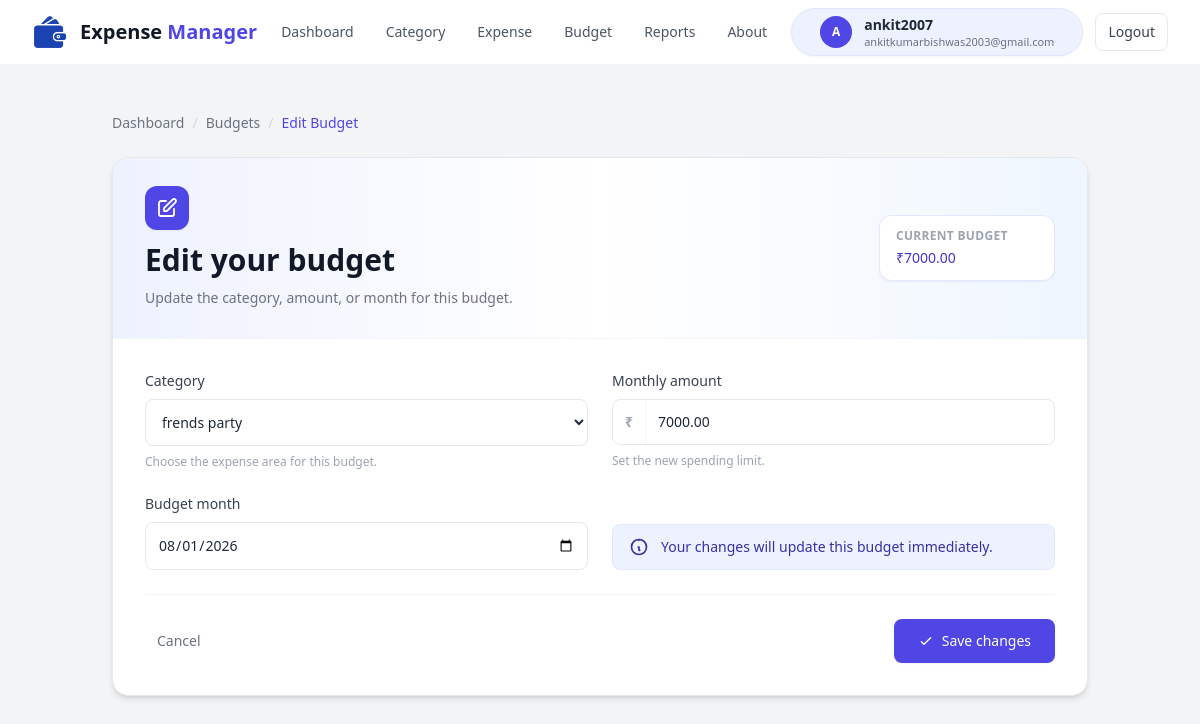
Screenshot of /edit_budget/3/ (signed in) with the database file from the repository.
### expense/models.py (models this page shows, shortened)
class Budget(models.Model):
    user = models.ForeignKey(User,on_delete=models.CASCADE)
    category = models.ForeignKey(ExpenseCategory,on_delete=models.CASCADE)
    amount = models.DecimalField(max_digits=10,decimal_places=2)
    month = models.DateField()

class ExpenseCategory(models.Model):
    user = models.ForeignKey(User,on_delete=models.CASCADE,related_name="expense_categories")
    category_name = models.CharField(max_length=50)
    category_icon = models.CharField(max_length=10,default="📦")

### expense/views.py (the view)
# urls.py: path("edit_budget/<int:id>/", views.edit_budget, name="edit_budget"),
@login_required
def edit_budget(req, id):
    budget = Budget.objects.get(id=id, user=req.user)
    categories = ExpenseCategory.objects.filter(user=req.user)
    if req.method == "POST":
        budget.category_id = req.POST.get("category")
        budget.amount = req.POST.get("amount")
        budget.month = req.POST.get("month")
        budget.save()
        return redirect("view_budget")
    data = {
        "budget": budget,
        "categories" : categories
    }
    return render(req, "edit_budget.html", data)

### expense/templates/edit_budget.html (shortened to what this page needs)
{% load static %}
<!DOCTYPE html>
<html lang="en">
<head>
    <script src="https://cdn.tailwindcss.com"></script>
</head>
<body class="min-h-screen bg-gray-100 text-gray-800">
    <div class="header bg-white border-b border-gray-100 sticky top-0 z-50">
        <div class="px-4 sm:px-8">
            <div class="flex flex-wrap items-center justify-between gap-y-3 py-3 md:py-0 md:h-16">
                <a href="{% url 'dashboard' %}" class="flex items-center gap-3 shrink-0">
                    <div class="w-9 h-9 flex items-center justify-center">
                        <img src="{% static 'wallet.png' %}" alt="" class="h-full w-auto object-contain">
                    </div>
                    <span class="text-lg sm:text-xl font-bold text-gray-900">
                        Expense <span class="text-indigo-600">Manager</span>
                    </span>
                </a>
                <div class="flex items-center gap-4 sm:gap-8 overflow-x-auto max-w-full pb-1 md:pb-0 order-3 md:order-2 w-full md:w-auto">
                    <a href="{% url 'dashboard' %}" class="text-sm font-medium text-gray-600 hover:text-indigo-600 transition-colors whitespace-nowrap">
                        Dashboard
                    </a>
                    <a href="{% url 'add_category' %}" class="text-sm font-medium text-gray-600 hover:text-indigo-600 transition-colors whitespace-nowrap">
                        Category
                    </a>
                    <a href="{% url 'add_expense' %}" class="text-sm font-medium text-gray-600 hover:text-indigo-600 transition-colors whitespace-nowrap">
                        Expense
                    </a>
                    <a href="{% url 'set_budget' %}" class="text-sm font-medium text-gray-600 hover:text-indigo-600 transition-colors whitespace-nowrap">
                        Budget
                    </a>
                    <a href="{% url 'reports' %}" class="text-sm font-medium text-gray-600 hover:text-indigo-600 transition-colors whitespace-nowrap">
                        Reports
                    </a>
                    <a href="" class="text-sm font-medium text-gray-600 hover:text-indigo-600 transition-colors whitespace-nowrap">
                        About
                    </a>
                </div>
                <div class="flex items-center gap-3 order-2 md:order-3">
                    {% if request.user.is_authenticated %}
                    <div class="flex items-center gap-3 rounded-full border border-indigo-100 bg-indigo-50 px-3 sm:px-7 py-1.5 shadow-sm">
                        <div class="flex h-8 w-8 items-center justify-center rounded-full bg-indigo-600 text-xs font-bold text-white shrink-0">
                            {% if request.user.first_name %}
                            {{ request.user.first_name|first|upper }}
                            {% else %}
                            {{ request.user.username|first|upper }}
                            {% endif %}
                        </div>
                        <div class="hidden sm:flex flex-col leading-tight">
                            <span class="text-sm font-semibold text-gray-800">
                                {% if request.user.first_name %}
                                {{ request.user.first_name }} {% if request.user.last_name %}{{ request.user.last_name }}{% endif %}
                                {% else %}
                                {{ request.user.username }}
                                {% endif %}
                            </span>
                            <span class="text-[11px] text-gray-500">{{ request.user.email }}</span>
                        </div>
                    </div>
                    <a href="{% url 'logout' %}" class="inline-flex items-center justify-center rounded-lg border border-gray-200 bg-white px-3 py-2 text-sm font-medium text-gray-700 transition hover:border-red-200 hover:text-red-600 whitespace-nowrap">
                        Logout
                    </a>
                    {% endif %}
                </div>
            </div>
        </div>
    </div>
    <main class="mx-auto max-w-5xl px-4 py-8 sm:px-6 lg:py-12">
        <div class="mb-6 flex flex-wrap items-center gap-2 text-sm text-gray-500">
            <a href="{% url 'dashboard' %}" class="transition hover:text-indigo-600">Dashboard</a>
            <span class="text-gray-300">/</span>
            <a href="{% url 'view_budget' %}" class="transition hover:text-indigo-600">Budgets</a>
            <span class="text-gray-300">/</span>
            <span class="font-medium text-indigo-600">Edit Budget</span>
        </div>
        <div class="overflow-hidden rounded-2xl border border-gray-200 bg-white shadow-md">
            <div class="border-b border-gray-100 bg-gradient-to-r from-indigo-50 via-white to-blue-50 px-6 py-7 sm:px-8">
                <div class="flex flex-col gap-4 sm:flex-row sm:items-center sm:justify-between">
                    <div>
                        <div class="mb-3 flex h-11 w-11 items-center justify-center rounded-xl bg-indigo-600 text-white shadow-sm">
                            <svg class="h-6 w-6" fill="none" stroke="currentColor" viewBox="0 0 24 24"><path stroke-linecap="round" stroke-linejoin="round" stroke-width="1.8" d="M11 5H6a2 2 0 00-2 2v11a2 2 0 002 2h11a2 2 0 002-2v-5m-1.414-9.414a2 2 0 112.828 2.828L11.828 15H9v-2.828l8.586-8.586z" /></svg>
                        </div>
                        <h1 class="text-2xl font-bold text-gray-900 sm:text-3xl">Edit your budget</h1>
                        <p class="mt-2 max-w-xl text-sm leading-6 text-gray-500">Update the category, amount, or month for this budget.</p>
                    </div>
                    <div class="rounded-xl border border-indigo-100 bg-white px-4 py-3 text-left shadow-sm self-start sm:self-auto sm:min-w-44">
                        <p class="text-xs font-semibold uppercase tracking-wide text-gray-400">Current budget</p>
                        <p class="mt-1 text-sm font-medium text-indigo-700">₹{{ budget.amount|floatformat:2 }}</p>
                    </div>
                </div>
            </div>
            <form method="POST" class="grid gap-6 p-6 sm:grid-cols-2 sm:p-8">
                <div>
                    <label for="category" class="mb-2 block text-sm font-medium text-gray-700">Category</label>
                    <select id="category" name="category" required class="w-full rounded-lg border border-gray-200 bg-white px-3 py-3 text-sm transition focus:border-indigo-500 focus:outline-none focus:ring-2 focus:ring-indigo-100">
                        {% for category in categories %}
                        <option value="{{ category.id }}" {% if category.id == budget.category_id %}selected{% endif %}>{{ category.category_icon }} {{ category.category_name }}</option>
                        {% endfor %}
                    </select>
                    <p class="mt-2 text-xs text-gray-400">Choose the expense area for this budget.</p>
                </div>
                <div>
                    <label for="amount" class="mb-2 block text-sm font-medium text-gray-700">Monthly amount</label>
                    <div class="flex rounded-lg border border-gray-200 bg-white transition focus-within:border-indigo-500 focus-within:ring-2 focus-within:ring-indigo-100">
                        <span class="flex items-center border-r border-gray-100 px-3 text-sm font-semibold text-gray-400">₹</span>
                        <input id="amount" name="amount" type="number" min="0" step="0.01" value="{{ budget.amount }}" required class="w-full rounded-r-lg px-3 py-3 text-sm outline-none placeholder:text-gray-300">
                    </div>
                    <p class="mt-2 text-xs text-gray-400">Set the new spending limit.</p>
                </div>
                <div>
                    <label for="month" class="mb-2 block text-sm font-medium text-gray-700">Budget month</label>
                    <input id="month" name="month" type="date" value="{{ budget.month|date:'Y-m-d' }}" required class="w-full rounded-lg border border-gray-200 bg-white px-3 py-3 text-sm transition focus:border-indigo-500 focus:outline-none focus:ring-2 focus:ring-indigo-100">
                </div>
                <div class="flex items-end">
                    <div class="flex w-full items-center gap-3 rounded-lg border border-indigo-100 bg-indigo-50 px-4 py-3 text-sm text-indigo-800">
                        <svg class="h-5 w-5 shrink-0" fill="none" stroke="currentColor" viewBox="0 0 24 24"><path stroke-linecap="round" stroke-linejoin="round" stroke-width="2" d="M13 16h-1v-4h-1m1-8h.01M12 21a9 9 0 100-18 9 9 0 000 18z" /></svg>
                        <span>Your changes will update this budget immediately.</span>
                    </div>
                </div>
                <div class="col-span-full flex flex-col-reverse justify-between gap-3 border-t border-gray-100 pt-6 sm:flex-row sm:items-center">
                    <a href="{% url 'view_budget' %}" class="inline-flex justify-center items-center rounded-lg px-3 py-2 text-sm font-medium text-gray-500 transition hover:bg-gray-50 hover:text-gray-700">Cancel</a>
                    <button type="submit" class="inline-flex items-center justify-center gap-2 rounded-lg bg-indigo-600 px-6 py-3 text-sm font-medium text-white shadow-sm transition hover:bg-indigo-700 hover:shadow-md">
                        <svg class="h-4 w-4" fill="none" stroke="currentColor" viewBox="0 0 24 24"><path stroke-linecap="round" stroke-linejoin="round" stroke-width="2" d="M5 13l4 4L19 7" /></svg>
                        Save changes
                    </button>
                </div>
            </form>
        </div>
    </main>
</body>
</html>

### rows the page displays
Budget: amount "7000.00", category "frends party", month "08/01/2026"

### other values shown
{{ request.user.username|first|upper }} "A"
{{ request.user.username }} "ankit2007"
{{ request.user.email }} "ankitkumarbishwas2003@gmail.com"
